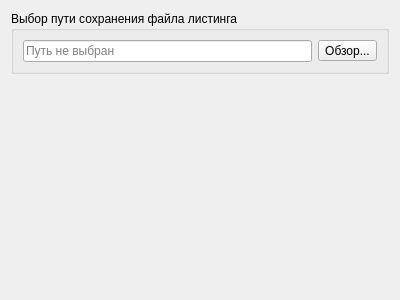
<?xml version="1.0" encoding="UTF-8"?>
<ui version="4.0">
 <class>SaveListFilePage</class>
 <widget class="QWizardPage" name="SaveListFilePage">
  <property name="geometry">
   <rect>
    <x>0</x>
    <y>0</y>
    <width>400</width>
    <height>300</height>
   </rect>
  </property>
  <property name="windowTitle">
   <string>WizardPage</string>
  </property>
  <layout class="QGridLayout" name="gridLayout_2">
   <item row="0" column="0">
    <widget class="QGroupBox" name="groupBox">
     <property name="title">
      <string>Выбор пути сохранения файла листинга</string>
     </property>
     <layout class="QGridLayout" name="gridLayout">
      <item row="0" column="0">
       <widget class="QLineEdit" name="lineEdit">
        <property name="readOnly">
         <bool>true</bool>
        </property>
        <property name="placeholderText">
         <string>Путь не выбран</string>
        </property>
       </widget>
      </item>
      <item row="0" column="1">
       <widget class="QToolButton" name="browseButton">
        <property name="text">
         <string>Обзор...</string>
        </property>
       </widget>
      </item>
     </layout>
    </widget>
   </item>
   <item row="1" column="0">
    <spacer name="verticalSpacer">
     <property name="orientation">
      <enum>Qt::Vertical</enum>
     </property>
     <property name="sizeHint" stdset="0">
      <size>
       <width>20</width>
       <height>40</height>
      </size>
     </property>
    </spacer>
   </item>
  </layout>
 </widget>
 <resources/>
 <connections/>
</ui>
